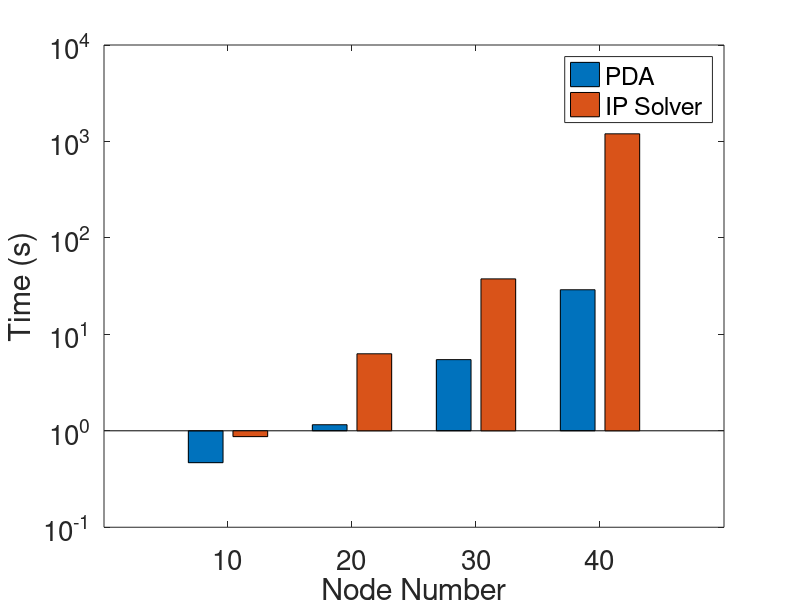

This chart was generated by the following MATLAB code:
label = {'PDA','IP Solver'};
LP = [0.467,1.156,5.469,29]';
ILP = [0.87,6.288,37.594,1200]';
Y = [LP,ILP];%semilogy(Y);
%C = categorical({''});
bar(Y);
set(gca,'xticklabel',10:10:40)
set(gca,'yscale','log');

%grid on;

legend(label,'fontsize',24);
xlabel('Node Number','fontsize',24);
ylabel('Time (s)','fontsize',24);
title('');
set(gca,'fontsize',20);